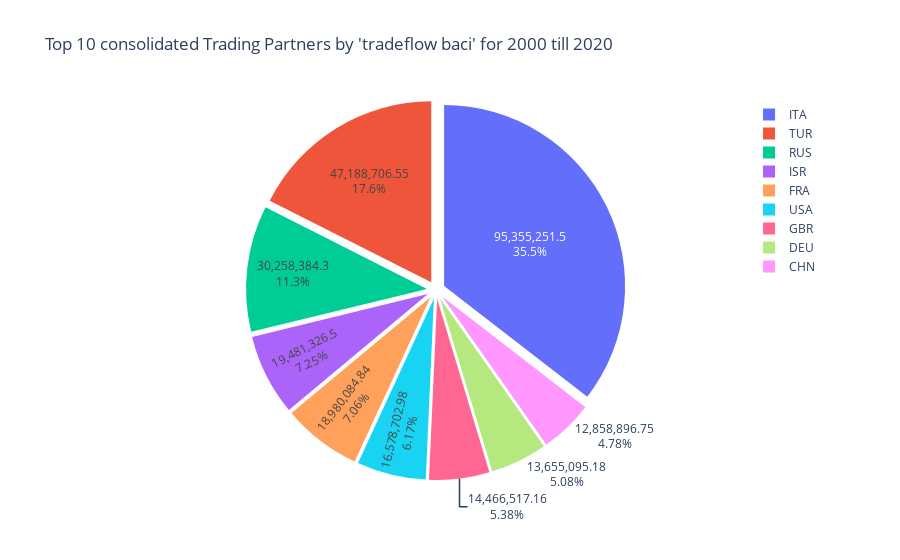

Notebook cell for this chart:
### Code cell
df_simplified = (
    filtered_data_custom
    .groupby('Flow', as_index=False)
    .agg({
        'tradeflow_baci': 'sum',
        'tradeflow_imf_o': 'sum',
        'tradeflow_imf_d': 'sum'

    })
    .sort_values(by='tradeflow_baci', ascending=False)
)

df_simplified_aze = df_simplified[
    df_simplified['Flow'].str.contains('AZE->') | df_simplified['Flow'].str.contains('->AZE')
]


df_simplified_aze = df_simplified_aze[
    df_simplified_aze['Flow'].str.split('->').str[0] 
    != df_simplified_aze['Flow'].str.split('->').str[1]
]

def get_partner(flow_string):
    origin, destination = flow_string.split('->')
    return destination if origin == 'AZE' else origin

df_simplified_aze['Partner'] = df_simplified_aze['Flow'].apply(get_partner)

df_simplified_aze_top10 = df_simplified_aze.head(10).copy()

fig = px.pie(
    df_simplified_aze_top10,
    values='tradeflow_baci',
    names='Partner',
    title="Top 10 consolidated Trading Partners by 'tradeflow baci' for 2000 till 2020",
)

fig.update_traces(
    pull=[0.05]*len(df_simplified_aze_top10),
    textinfo='percent+value'
)

fig.show()

df_simplified.head(10)

### Figure 1 — Plotly figure (JSON) as saved in the notebook; plotly's stock layout.template omitted (floating-point values rounded to 4 significant figures)
{"data": [{"domain": {"x": [0, 1], "y": [0, 1]}, "hovertemplate": "Partner=%{label}<br>tradeflow_baci=%{value}<extra></extra>", "labels": ["ITA", "RUS", "TUR", "ISR", "FRA", "TUR", "USA", "GBR", "DEU", "CHN"], "legendgroup": "", "name": "", "pull": [0.05, 0.05, 0.05, 0.05, 0.05, 0.05, 0.05, 0.05, 0.05, 0.05], "showlegend": true, "textinfo": "percent+value", "type": "pie", "values": [95360000.0, 30260000.0, 29820000.0, 19480000.0, 18980000.0, 17370000.0, 16580000.0, 14470000.0, 13660000.0, 12860000.0]}], "layout": {"legend": {"tracegroupgap": 0}, "title": {"text": "Top 10 consolidated Trading Partners by 'tradeflow baci' for 2000 till 2020"}}}
